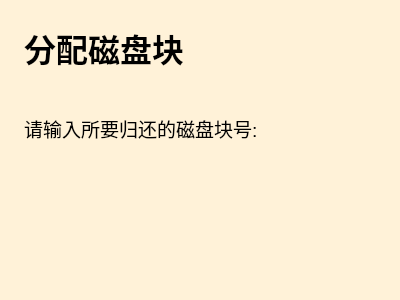
<?xml version="1.0" encoding="UTF-8"?>
<ui version="4.0">
 <class>Dialog</class>
 <widget class="QDialog" name="Dialog">
  <property name="geometry">
   <rect>
    <x>0</x>
    <y>0</y>
    <width>400</width>
    <height>300</height>
   </rect>
  </property>
  <property name="windowTitle">
   <string>Dialog</string>
  </property>
  <property name="styleSheet">
   <string notr="true">background-color: rgb(255, 242, 216)</string>
  </property>
  <widget class="QTextBrowser" name="textBrowser">
   <property name="geometry">
    <rect>
     <x>20</x>
     <y>20</y>
     <width>281</width>
     <height>61</height>
    </rect>
   </property>
   <property name="styleSheet">
    <string notr="true">background: transparent;
border: 0;</string>
   </property>
   <property name="html">
    <string>&lt;!DOCTYPE HTML PUBLIC &quot;-//W3C//DTD HTML 4.0//EN&quot; &quot;http://www.w3.org/TR/REC-html40/strict.dtd&quot;&gt;
&lt;html&gt;&lt;head&gt;&lt;meta name=&quot;qrichtext&quot; content=&quot;1&quot; /&gt;&lt;style type=&quot;text/css&quot;&gt;
p, li { white-space: pre-wrap; }
&lt;/style&gt;&lt;/head&gt;&lt;body style=&quot; font-family:'SimSun'; font-size:9pt; font-weight:400; font-style:normal;&quot;&gt;
&lt;p style=&quot; margin-top:0px; margin-bottom:0px; margin-left:0px; margin-right:0px; -qt-block-indent:0; text-indent:0px;&quot;&gt;&lt;span style=&quot; font-size:24pt; font-weight:600;&quot;&gt;分配磁盘块&lt;/span&gt;&lt;/p&gt;&lt;/body&gt;&lt;/html&gt;</string>
   </property>
  </widget>
  <widget class="QTextEdit" name="textEdit">
   <property name="geometry">
    <rect>
     <x>20</x>
     <y>110</y>
     <width>351</width>
     <height>51</height>
    </rect>
   </property>
   <property name="styleSheet">
    <string notr="true">background-color: transparent;
border: 0px;
</string>
   </property>
   <property name="html">
    <string>&lt;!DOCTYPE HTML PUBLIC &quot;-//W3C//DTD HTML 4.0//EN&quot; &quot;http://www.w3.org/TR/REC-html40/strict.dtd&quot;&gt;
&lt;html&gt;&lt;head&gt;&lt;meta name=&quot;qrichtext&quot; content=&quot;1&quot; /&gt;&lt;style type=&quot;text/css&quot;&gt;
p, li { white-space: pre-wrap; }
&lt;/style&gt;&lt;/head&gt;&lt;body style=&quot; font-family:'SimSun'; font-size:9pt; font-weight:400; font-style:normal;&quot;&gt;
&lt;p style=&quot; margin-top:0px; margin-bottom:0px; margin-left:0px; margin-right:0px; -qt-block-indent:0; text-indent:0px;&quot;&gt;&lt;span style=&quot; font-size:14pt;&quot;&gt;请输入所要归还的磁盘块号:&lt;/span&gt;&lt;/p&gt;&lt;/body&gt;&lt;/html&gt;</string>
   </property>
  </widget>
 </widget>
 <resources/>
 <connections/>
</ui>
